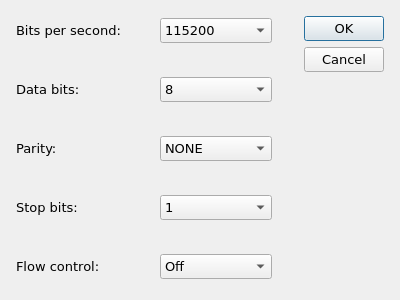
<?xml version="1.0" encoding="UTF-8"?>
<ui version="4.0">
 <class>comConfigDialog</class>
 <widget class="QDialog" name="comConfigDialog">
  <property name="geometry">
   <rect>
    <x>0</x>
    <y>0</y>
    <width>400</width>
    <height>300</height>
   </rect>
  </property>
  <property name="font">
   <font>
    <family>Verdana</family>
    <pointsize>10</pointsize>
   </font>
  </property>
  <property name="windowTitle">
   <string>Config Com Port</string>
  </property>
  <property name="windowIcon">
   <iconset resource="MustiEmu.qrc">
    <normaloff>:/images/com_config.png</normaloff>:/images/com_config.png</iconset>
  </property>
  <layout class="QHBoxLayout" name="horizontalLayout_6">
   <property name="spacing">
    <number>32</number>
   </property>
   <property name="margin">
    <number>16</number>
   </property>
   <item>
    <layout class="QVBoxLayout" name="verticalLayout" stretch="1,1,1,1,1">
     <item>
      <layout class="QHBoxLayout" name="horizontalLayout" stretch="0,0">
       <item>
        <widget class="QLabel" name="label">
         <property name="text">
          <string>Bits per second:</string>
         </property>
        </widget>
       </item>
       <item>
        <widget class="QComboBox" name="comboBox">
         <property name="currentIndex">
          <number>6</number>
         </property>
         <item>
          <property name="text">
           <string>9600</string>
          </property>
         </item>
         <item>
          <property name="text">
           <string>14400</string>
          </property>
         </item>
         <item>
          <property name="text">
           <string>19200</string>
          </property>
         </item>
         <item>
          <property name="text">
           <string>38400</string>
          </property>
         </item>
         <item>
          <property name="text">
           <string>56000</string>
          </property>
         </item>
         <item>
          <property name="text">
           <string>57600</string>
          </property>
         </item>
         <item>
          <property name="text">
           <string>115200</string>
          </property>
         </item>
        </widget>
       </item>
      </layout>
     </item>
     <item>
      <layout class="QHBoxLayout" name="horizontalLayout_2">
       <item>
        <widget class="QLabel" name="label_2">
         <property name="text">
          <string>Data bits:</string>
         </property>
        </widget>
       </item>
       <item>
        <widget class="QComboBox" name="comboBox_2">
         <property name="currentIndex">
          <number>4</number>
         </property>
         <item>
          <property name="text">
           <string>4</string>
          </property>
         </item>
         <item>
          <property name="text">
           <string>5</string>
          </property>
         </item>
         <item>
          <property name="text">
           <string>6</string>
          </property>
         </item>
         <item>
          <property name="text">
           <string>7</string>
          </property>
         </item>
         <item>
          <property name="text">
           <string>8</string>
          </property>
         </item>
        </widget>
       </item>
      </layout>
     </item>
     <item>
      <layout class="QHBoxLayout" name="horizontalLayout_3">
       <item>
        <widget class="QLabel" name="label_3">
         <property name="text">
          <string>Parity:</string>
         </property>
        </widget>
       </item>
       <item>
        <widget class="QComboBox" name="comboBox_3">
         <item>
          <property name="text">
           <string>NONE</string>
          </property>
         </item>
         <item>
          <property name="text">
           <string>ODD</string>
          </property>
         </item>
         <item>
          <property name="text">
           <string>EVEN</string>
          </property>
         </item>
         <item>
          <property name="text">
           <string>MARK</string>
          </property>
         </item>
         <item>
          <property name="text">
           <string>SPACE</string>
          </property>
         </item>
        </widget>
       </item>
      </layout>
     </item>
     <item>
      <layout class="QHBoxLayout" name="horizontalLayout_4">
       <item>
        <widget class="QLabel" name="label_4">
         <property name="text">
          <string>Stop bits:</string>
         </property>
        </widget>
       </item>
       <item>
        <widget class="QComboBox" name="comboBox_4">
         <item>
          <property name="text">
           <string>1</string>
          </property>
         </item>
         <item>
          <property name="text">
           <string>1.5</string>
          </property>
         </item>
         <item>
          <property name="text">
           <string>2</string>
          </property>
         </item>
        </widget>
       </item>
      </layout>
     </item>
     <item>
      <layout class="QHBoxLayout" name="horizontalLayout_5">
       <item>
        <widget class="QLabel" name="label_5">
         <property name="text">
          <string>Flow control:</string>
         </property>
        </widget>
       </item>
       <item>
        <widget class="QComboBox" name="comboBox_5">
         <property name="currentIndex">
          <number>0</number>
         </property>
         <item>
          <property name="text">
           <string>Off</string>
          </property>
         </item>
         <item>
          <property name="text">
           <string>Hardware</string>
          </property>
         </item>
         <item>
          <property name="text">
           <string>Xon / Xoff</string>
          </property>
         </item>
        </widget>
       </item>
      </layout>
     </item>
    </layout>
   </item>
   <item>
    <widget class="QDialogButtonBox" name="buttonBox">
     <property name="orientation">
      <enum>Qt::Vertical</enum>
     </property>
     <property name="standardButtons">
      <set>QDialogButtonBox::Cancel|QDialogButtonBox::Ok</set>
     </property>
    </widget>
   </item>
  </layout>
 </widget>
 <resources>
  <include location="MustiEmu.qrc"/>
 </resources>
 <connections>
  <connection>
   <sender>buttonBox</sender>
   <signal>accepted()</signal>
   <receiver>comConfigDialog</receiver>
   <slot>accept()</slot>
   <hints>
    <hint type="sourcelabel">
     <x>383</x>
     <y>270</y>
    </hint>
    <hint type="destinationlabel">
     <x>157</x>
     <y>274</y>
    </hint>
   </hints>
  </connection>
  <connection>
   <sender>buttonBox</sender>
   <signal>rejected()</signal>
   <receiver>comConfigDialog</receiver>
   <slot>reject()</slot>
   <hints>
    <hint type="sourcelabel">
     <x>316</x>
     <y>260</y>
    </hint>
    <hint type="destinationlabel">
     <x>286</x>
     <y>274</y>
    </hint>
   </hints>
  </connection>
  <connection>
   <sender>comboBox</sender>
   <signal>currentIndexChanged(QString)</signal>
   <receiver>comConfigDialog</receiver>
   <slot>setBaudRate(QString)</slot>
   <hints>
    <hint type="sourcelabel">
     <x>213</x>
     <y>44</y>
    </hint>
    <hint type="destinationlabel">
     <x>284</x>
     <y>7</y>
    </hint>
   </hints>
  </connection>
  <connection>
   <sender>comboBox_3</sender>
   <signal>currentIndexChanged(int)</signal>
   <receiver>comConfigDialog</receiver>
   <slot>setParity(int)</slot>
   <hints>
    <hint type="sourcelabel">
     <x>242</x>
     <y>154</y>
    </hint>
    <hint type="destinationlabel">
     <x>294</x>
     <y>169</y>
    </hint>
   </hints>
  </connection>
  <connection>
   <sender>comboBox_4</sender>
   <signal>currentIndexChanged(int)</signal>
   <receiver>comConfigDialog</receiver>
   <slot>setStopBits(int)</slot>
   <hints>
    <hint type="sourcelabel">
     <x>187</x>
     <y>203</y>
    </hint>
    <hint type="destinationlabel">
     <x>291</x>
     <y>223</y>
    </hint>
   </hints>
  </connection>
  <connection>
   <sender>comboBox_5</sender>
   <signal>currentIndexChanged(int)</signal>
   <receiver>comConfigDialog</receiver>
   <slot>setFlowControl(int)</slot>
   <hints>
    <hint type="sourcelabel">
     <x>192</x>
     <y>254</y>
    </hint>
    <hint type="destinationlabel">
     <x>12</x>
     <y>276</y>
    </hint>
   </hints>
  </connection>
  <connection>
   <sender>comboBox_2</sender>
   <signal>currentIndexChanged(int)</signal>
   <receiver>comConfigDialog</receiver>
   <slot>setDataBits(int)</slot>
   <hints>
    <hint type="sourcelabel">
     <x>243</x>
     <y>103</y>
    </hint>
    <hint type="destinationlabel">
     <x>293</x>
     <y>90</y>
    </hint>
   </hints>
  </connection>
 </connections>
 <slots>
  <slot>setBaudRate(QString)</slot>
  <slot>setDataBits(int)</slot>
  <slot>setParity(int)</slot>
  <slot>setStopBits(int)</slot>
  <slot>setFlowControl(int)</slot>
 </slots>
</ui>
